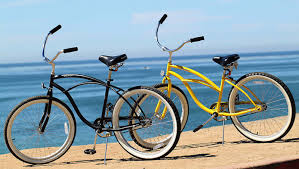
#> input picture img/bicycle.jpg, 299 x 169 px
$ python -i cartoon_video.py   (imports and definitions only)   (older library calls are emulated)
#> lines starting #> are read from the running program, lines starting #| are printed output that depends on the picture; after the words box and inside, x2 and y2 are one past the last pixel; in counts of white or black regions, pixels touching at a corner belong together
#> further down, picture is the input picture: shape (169, 299, 3); mean B, G, R 169.3, 161.4, 141.8
import cv2
import numpy as np

def cartoonize_image(img, ds_factor=4, sketch_mode=False):
#> called with ds_factor = 4, sketch_mode = False
    img_gray = cv2.cvtColor(img, cv2.COLOR_BGR2GRAY)
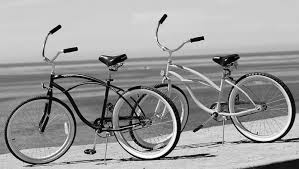
#> img_gray: shape (169, 299); min 0, max 255, mean 156.5
    img_gray = cv2.medianBlur(img_gray, 7)
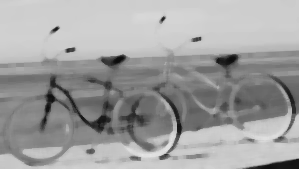
#> img_gray: shape (169, 299); min 10, max 229, mean 159.8

    edges = cv2.Laplacian(img_gray, cv2.CV_8U, ksize=5)
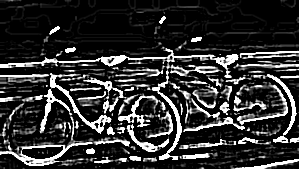
#> edges: shape (169, 299); min 0, max 255, mean 49.3
    ret, mask = cv2.threshold(edges, 100, 255, cv2.THRESH_BINARY_INV)
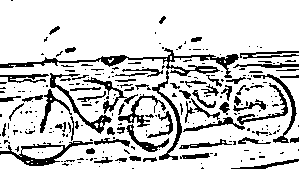
#> mask: shape (169, 299); 80.9% white; 261 black regions (189 under 20 px), largest, box (x1, y1, x2, y2) and area: (0, 48, 239, 78) 1255, (0, 141, 93, 166) 594, (50, 73, 112, 134) 471

    if sketch_mode:
        return cv2.cvtColor(mask, cv2.COLOR_GRAY2BGR)
        # [4 lines of commented-out code are left out]

    img_small = cv2.resize(img, None, fx=1.0/ds_factor, fy=1.0/ds_factor, interpolation=cv2.INTER_AREA)
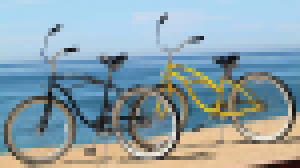
#> img_small: shape (42, 75, 3) (shown 4 times larger); mean B, G, R 169.5, 161.4, 141.5

    num_repetitions = 10
    sigma_color = 5
    sigma_space = 7
    size = 5
    for i in range(num_repetitions):
        img_small = cv2.bilateralFilter(img_small, size, sigma_color, sigma_space)

    img_output = cv2.resize(img_small, None, fx=ds_factor, fy=ds_factor, interpolation=cv2.INTER_LINEAR)
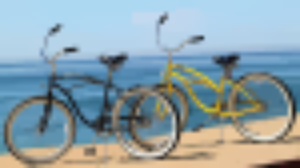
#> img_output: shape (168, 300, 3); mean B, G, R 169.5, 161.4, 141.3

    dst = np.zeros(img_gray.shape)
#> (the run stopped early here; a loop or call above may not have finished)

$ run again, on img/cat_dog.jpg
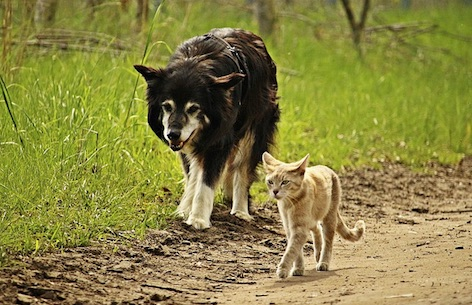
#> input picture img/cat_dog.jpg, 472 x 305 px
#> picture is the input picture: shape (305, 472, 3); mean B, G, R 66.7, 132.2, 137.7
#> in cartoonize_image, `ret, mask = cv2.threshold(edges, 100, 255, cv2.THRESH_BINARY_INV)`:
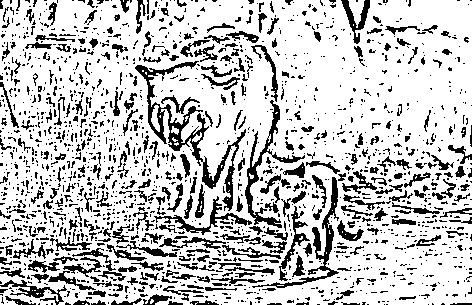
#> mask: shape (305, 472); 77.5% white; black in thin lines or dots
#> in cartoonize_image, `img_output = cv2.resize(img_small, None, fx=ds_factor, fy=ds_factor, i..`:
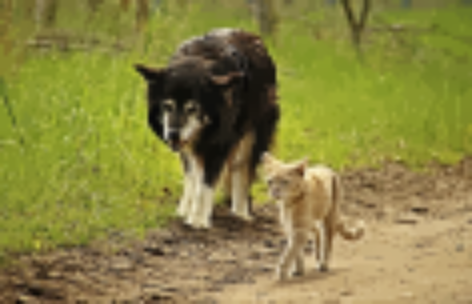
#> img_output: shape (304, 472, 3); mean B, G, R 66.5, 132.1, 137.6
